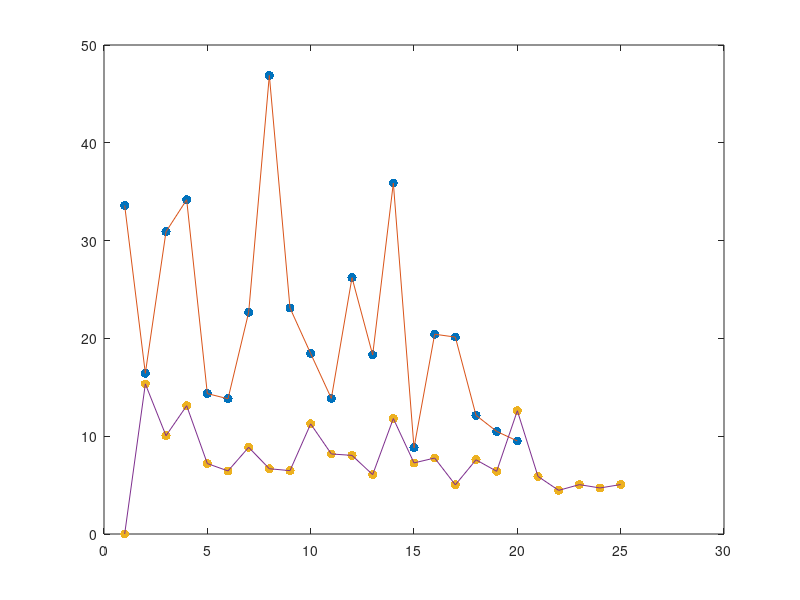

Source code (MATLAB):
%% DATA ANALYSIS

clc
clear all
close all

% read the data file
fid = fopen('tasks.txt');
data = textscan( fid, '%f%f%f%f%f%s', 'delimiter', {' ',';'});
fclose(fid);

userID = [ data{2} ];
taskID = [ data{3} ];
clicks = [ data{4} ];
taskTime = [ data{5} ];

% MYO = 1  |  PHONE = 0
device = [ double( strcmp( data{6}, 'myo' )) ];

myoIdx = find( device==1 );
phoIdx = find( device==0 );

myo_userID = userID( myoIdx);
myo_taskID = taskID( myoIdx);
myo_clicks = clicks( myoIdx);
myo_taskTime = taskTime( myoIdx);

pho_userID = userID( phoIdx);
pho_taskID = taskID( phoIdx);
pho_clicks = clicks( phoIdx);
pho_taskTime = taskTime( phoIdx);

%% PLOT TASK TIME (MYO & PHONE)

% NOTE: we can make the average time for each task on the myo and for each
% task on the phone, and plot them. The same for number of clicks.

figure(1)
plot( myo_taskTime, '.', 'MarkerSize', 20);
hold on
plot( myo_taskTime);
hold on
plot( pho_taskTime, '.', 'MarkerSize', 20);
hold on
plot( pho_taskTime);
